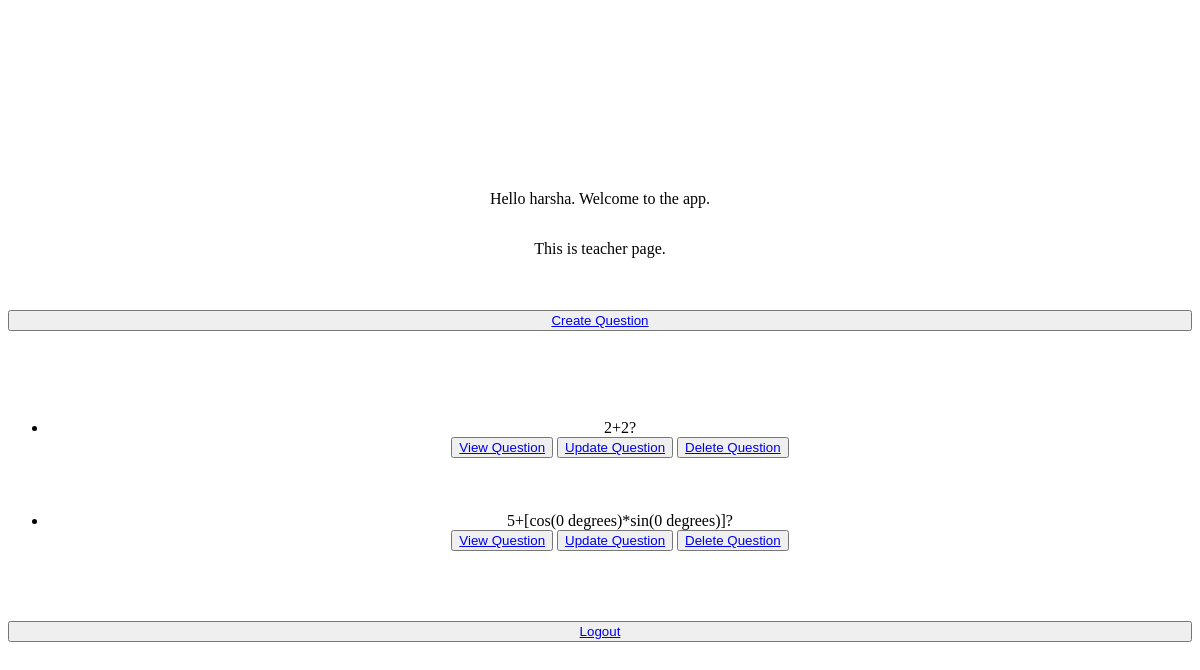
Screenshot of /teacher/ (signed in) with the database file from the repository.
### user/models.py (models this page shows)
class User(AbstractUser):
    is_student=models.BooleanField(default=False)
    is_teacher=models.BooleanField(default=False)

### teacher/models.py (models this page shows, shortened)
class Question(models.Model):
    question = models.TextField(max_length=200,default='Question Here.')
    answer = models.TextField(max_length=200,default='Answer Here.')
    user = models.ForeignKey(Teacher,on_delete=models.CASCADE,null=True)
    q_subject = models.CharField(max_length=25,null=True,blank=True,choices = SUBJECT_CHOICES)

### teacher/views.py (the view)
# urls.py: path('',TeacherHomeView.as_view(),name='teacher'),
class TeacherHomeView(LoginRequiredMixin,ListView):
    model = Question
    context_object_name="questions"
    template_name='teacher/teacher.html'
    login_url='/login'
    def get_queryset(self):
        try:
            u=Teacher.objects.get(user=self.request.user)
            subject=u.t_subject
        except Teacher.DoesNotExist:
            u=None
            subject=u.t_subject
        return Question.objects.filter(q_subject=subject)

### teacher/templates/teacher/teacher.html
{% extends 'base.html' %}
{% block content%}
<p>Hello {{user.username}}. Welcome to the app.</p>
<p>This is teacher page.</p>
<br><br>
<button><a href="{% url 'teacher.create'%}">Create Question</a></button>
<br><br><br><br>
<ul>
        {% for a in questions %}
        <li class="question-li">{{a.question}}</li>
        <button><a href="{% url 'teacher.detail' pk=a.id %}">View Question</a></button>
        <button><a href="{% url 'teacher.update' pk=a.id %}">Update Question</a></button>
        <button><a href="{% url 'teacher.delete' pk=a.id %}">Delete Question</a></button>
        <br><br><br><br>
        {% endfor %}
</ul>
<button><a href="{% url 'logout'%}">Logout</a></button>
{% endblock %}

### static/css/style.css (style rules this page uses)
body { display: flex; flex-direction: column; justify-content: center; text-align: center; min-height: 100vh; }

### rows the page displays
User: username "harsha"
Question: question "2+2?"
Question: question "5+[cos(0 degrees)*sin(0 degrees)]?"
